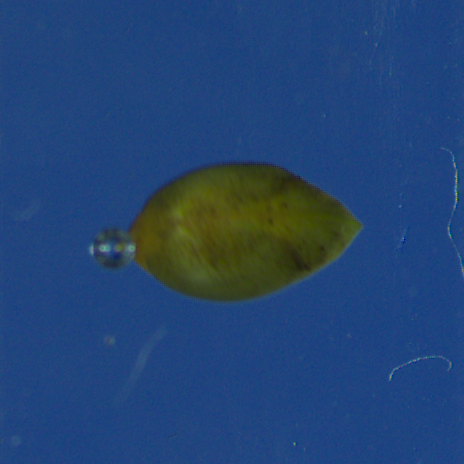
#> input picture 4/actual/assets/2_Sphaer 2021_1_2021_06_03-11-22-54-852.PNG, 464 x 464 px
$ python explore_colors.py
#> lines starting #> are read from the running program, lines starting #| are printed output that depends on the picture
#!/usr/bin/env python3
from PIL import Image

image = Image.open('../assets/2_Sphaer 2021_1_2021_06_03-11-22-54-852.PNG')
#> image is the input picture: PIL image 464x464 RGB; mean R, G, B 35.3, 68.5, 114.6

# [10 lines of commented-out code are left out]

print(image.getpixel((0,0)))
#| (41, 71, 117)
for x in range(image.size[0]):
    for y in range(image.size[1]):
        # print(image.getpixel((x,y))[0])
        if image.getpixel((x,y))[0] == 34:
            image.putpixel((x,y), (200,20,20))
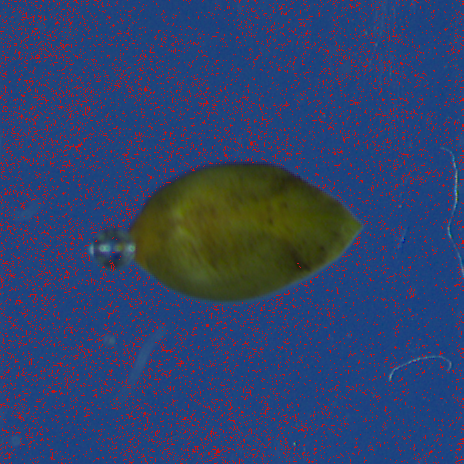
#> image: PIL image 464x464 RGB; mean R, G, B 47.1, 65.1, 107.1
image.show()
image.save('sphaer.png', 'png')

$ run again, with 4/actual/assets/1_Gammar 2021_1_2021_06_03-13-19-23-879.PNG copied over 4/actual/assets/2_Sphaer 2021_1_2021_06_03-11-22-54-852.PNG
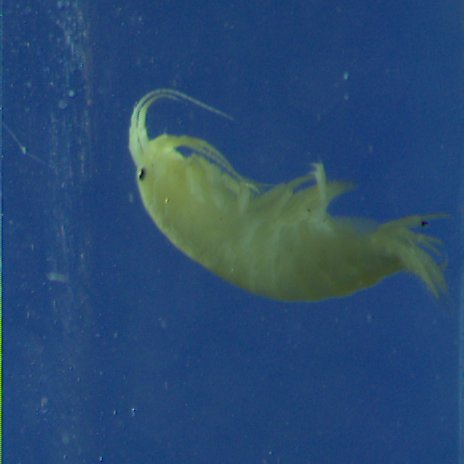
#> input picture 4/actual/assets/1_Gammar 2021_1_2021_06_03-13-19-23-879.PNG, 464 x 464 px
#> image is the input picture: PIL image 464x464 RGB; mean R, G, B 40.7, 74.5, 113.3
#| (39, 76, 128)
#> after the loop `for x in range(image.size[0]):`:
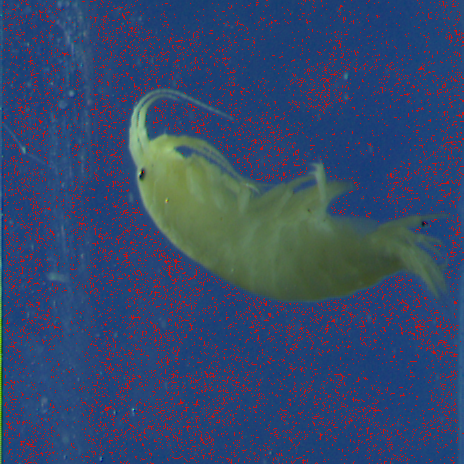
#> image: PIL image 464x464 RGB; mean R, G, B 51.9, 71.3, 106.6

$ run again, with 4/actual/assets/1_Limniu 2021_1_2021_06_02-13-08-37-958.PNG copied over 4/actual/assets/2_Sphaer 2021_1_2021_06_03-11-22-54-852.PNG
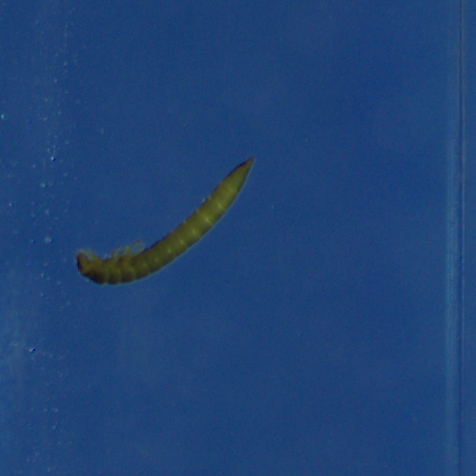
#> input picture 4/actual/assets/1_Limniu 2021_1_2021_06_02-13-08-37-958.PNG, 476 x 476 px
#> image is the input picture: PIL image 476x476 RGB; mean R, G, B 31.9, 67, 116.8
#| (34, 65, 116)
#> after the loop `for x in range(image.size[0]):`:
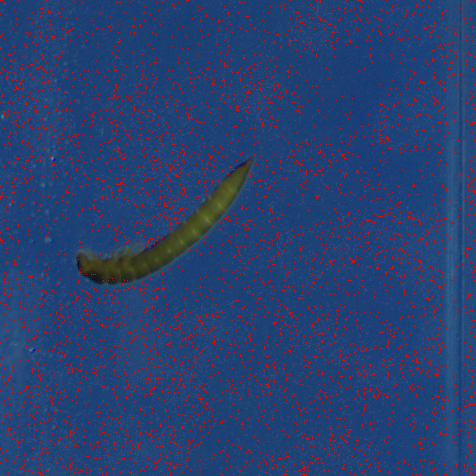
#> image: PIL image 476x476 RGB; mean R, G, B 42.7, 63.9, 110.4
